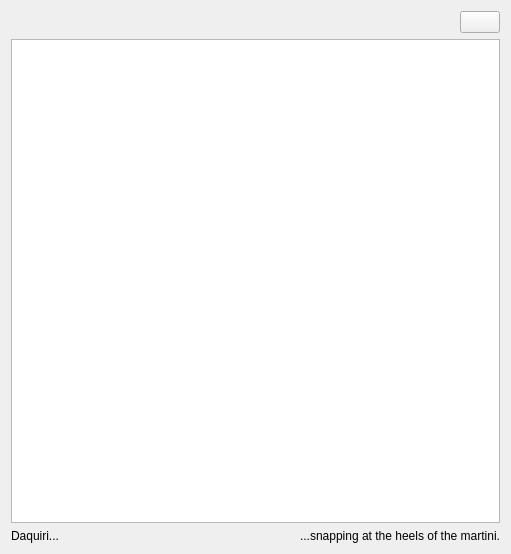
<?xml version="1.0" encoding="UTF-8"?>
<ui version="4.0">
 <class>ProfilesForm</class>
 <widget class="QWidget" name="ProfilesForm">
  <property name="geometry">
   <rect>
    <x>0</x>
    <y>0</y>
    <width>511</width>
    <height>554</height>
   </rect>
  </property>
  <property name="sizePolicy">
   <sizepolicy hsizetype="Minimum" vsizetype="Preferred">
    <horstretch>0</horstretch>
    <verstretch>0</verstretch>
   </sizepolicy>
  </property>
  <property name="minimumSize">
   <size>
    <width>0</width>
    <height>0</height>
   </size>
  </property>
  <property name="windowTitle">
   <string>Setting profiles</string>
  </property>
  <layout class="QGridLayout" name="gridLayout">
   <item row="0" column="0">
    <layout class="QHBoxLayout" name="horizontalLayout_46">
     <property name="spacing">
      <number>3</number>
     </property>
     <property name="sizeConstraint">
      <enum>QLayout::SetMaximumSize</enum>
     </property>
     <item>
      <spacer name="horizontalSpacer_7">
       <property name="orientation">
        <enum>Qt::Horizontal</enum>
       </property>
       <property name="sizeType">
        <enum>QSizePolicy::MinimumExpanding</enum>
       </property>
       <property name="sizeHint" stdset="0">
        <size>
         <width>40</width>
         <height>20</height>
        </size>
       </property>
      </spacer>
     </item>
     <item>
      <widget class="QPushButton" name="pushSelectRoot">
       <property name="minimumSize">
        <size>
         <width>0</width>
         <height>0</height>
        </size>
       </property>
       <property name="toolTip">
        <string>Choose settings folder</string>
       </property>
       <property name="text">
        <string/>
       </property>
       <property name="icon">
        <iconset resource="resources/daquiri.qrc">
         <normaloff>:/icons/oxy/16/kfm.png</normaloff>:/icons/oxy/16/kfm.png</iconset>
       </property>
       <property name="iconSize">
        <size>
         <width>16</width>
         <height>16</height>
        </size>
       </property>
      </widget>
     </item>
    </layout>
   </item>
   <item row="2" column="0">
    <layout class="QHBoxLayout" name="horizontalLayout_47">
     <property name="spacing">
      <number>3</number>
     </property>
     <property name="sizeConstraint">
      <enum>QLayout::SetMaximumSize</enum>
     </property>
     <item>
      <widget class="QLabel" name="label">
       <property name="sizePolicy">
        <sizepolicy hsizetype="Maximum" vsizetype="Preferred">
         <horstretch>0</horstretch>
         <verstretch>0</verstretch>
        </sizepolicy>
       </property>
       <property name="text">
        <string>Daquiri...</string>
       </property>
      </widget>
     </item>
     <item>
      <widget class="QLabel" name="label_2">
       <property name="text">
        <string>...snapping at the heels of the martini.</string>
       </property>
       <property name="alignment">
        <set>Qt::AlignRight|Qt::AlignTrailing|Qt::AlignVCenter</set>
       </property>
      </widget>
     </item>
    </layout>
   </item>
   <item row="1" column="0">
    <widget class="QTableWidget" name="tableProfiles2"/>
   </item>
  </layout>
 </widget>
 <resources>
  <include location="resources/daquiri.qrc"/>
 </resources>
 <connections/>
</ui>
